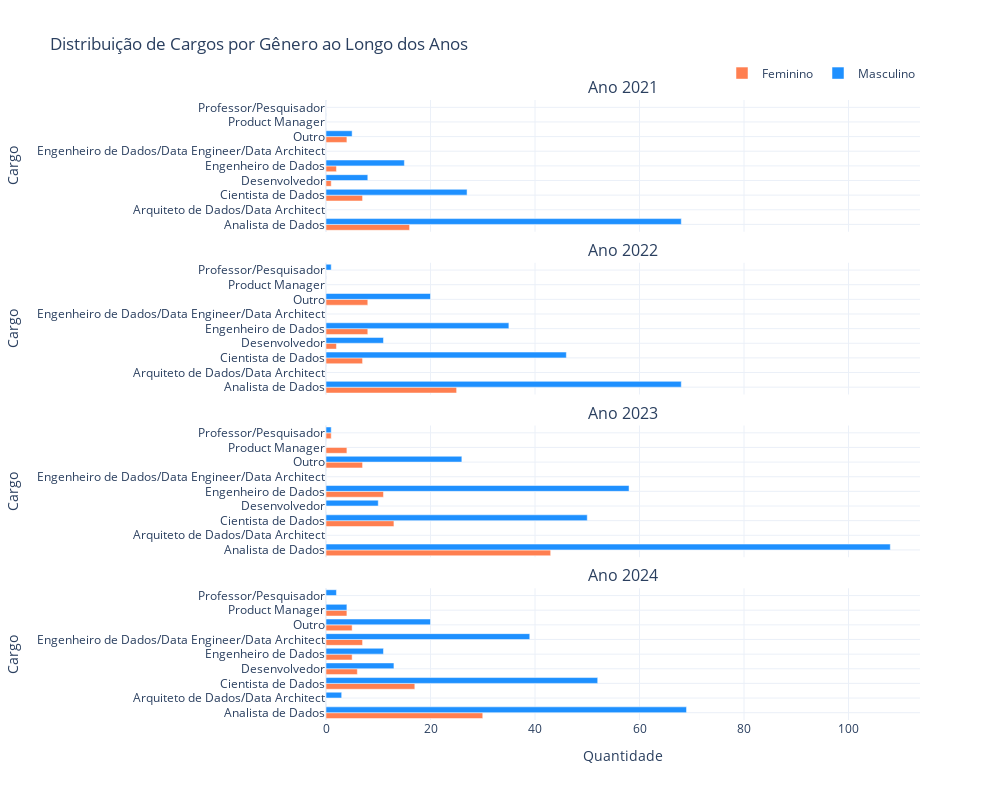

The cell this chart's notebook holds for it:
### Code cell
# Distribuição cargo x genero

df = df_rj[df_rj['cargo'] != "Não classificado"].copy()

df_contagem = df.groupby(['cargo', 'ano_pesquisa', 'genero']).size().reset_index(name='contagem')


cores = {"Masculino": "#1E90FF",  "Feminino": "#FF7F50" }

cargos_unicos = sorted(df_contagem['cargo'].unique())
anos = sorted(df_contagem['ano_pesquisa'].unique())
generos = ["Feminino", "Masculino"]


fig = make_subplots(
    rows=len(anos), 
    cols=1,
    subplot_titles=[f"Ano {ano}" for ano in anos], 
    shared_xaxes=True,
    vertical_spacing=0.05
)


for i, ano in enumerate(anos):
    row = i + 1  
    
    for genero in generos:
        
        df_filtrado = df_contagem[(df_contagem['ano_pesquisa'] == ano) & 
                                  (df_contagem['genero'] == genero)]
        
        
        y_cargos = []
        x_contagens = []
        
        for cargo in cargos_unicos:
            df_cargo = df_filtrado[df_filtrado['cargo'] == cargo]
            if not df_cargo.empty:
                x_contagens.append(df_cargo['contagem'].values[0])
            else:
                x_contagens.append(0)  #
            y_cargos.append(cargo)
        
        
        fig.add_trace(
            go.Bar(
                y=y_cargos,                # Cargos no eixo Y
                x=x_contagens,             # Contagens no eixo X
                name=genero,               # Nome na legenda
                marker_color=cores[genero],# Cor com base no gênero
                textposition='auto',
                orientation='h',           # Barras horizontais
                showlegend=i == 0          # Mostrar na legenda apenas para o primeiro ano
            ),
            row=row, col=1
        )

fig.update_layout(
    title='Distribuição de Cargos por Gênero ao Longo dos Anos',
    height=max(800, len(anos) * 200),  # Ajuste dinâmico da altura
    width=1000,
    template='plotly_white',
    barmode='group',              # Agrupar barras por gênero
    legend=dict(
        orientation="h",          # Legenda horizontal
        yanchor="bottom",
        y=1.02,
        xanchor="right",
        x=1
    )
)


fig.update_xaxes(title_text="Quantidade", row=len(anos), col=1)


for i in range(1, len(anos) + 1):
    fig.update_yaxes(title_text="Cargo", row=i, col=1, showgrid=True)

fig.show()

### Figure 1 — Plotly figure (JSON) as saved in the notebook; plotly's stock layout.template omitted (floating-point values rounded to 4 significant figures)
{"data": [{"marker": {"color": "#FF7F50"}, "name": "Feminino", "orientation": "h", "showlegend": true, "textposition": "auto", "type": "bar", "x": [16, 0, 7, 1, 2, 0, 4, 0, 0], "xaxis": "x", "y": ["Analista de Dados", "Arquiteto de Dados/Data Architect", "Cientista de Dados", "Desenvolvedor", "Engenheiro de Dados", "Engenheiro de Dados/Data Engineer/Data Architect", "Outro", "Product Manager", "Professor/Pesquisador"], "yaxis": "y"}, {"marker": {"color": "#1E90FF"}, "name": "Masculino", "orientation": "h", "showlegend": true, "textposition": "auto", "type": "bar", "x": [68, 0, 27, 8, 15, 0, 5, 0, 0], "xaxis": "x", "y": ["Analista de Dados", "Arquiteto de Dados/Data Architect", "Cientista de Dados", "Desenvolvedor", "Engenheiro de Dados", "Engenheiro de Dados/Data Engineer/Data Architect", "Outro", "Product Manager", "Professor/Pesquisador"], "yaxis": "y"}, {"marker": {"color": "#FF7F50"}, "name": "Feminino", "orientation": "h", "showlegend": false, "textposition": "auto", "type": "bar", "x": [25, 0, 7, 2, 8, 0, 8, 0, 0], "xaxis": "x2", "y": ["Analista de Dados", "Arquiteto de Dados/Data Architect", "Cientista de Dados", "Desenvolvedor", "Engenheiro de Dados", "Engenheiro de Dados/Data Engineer/Data Architect", "Outro", "Product Manager", "Professor/Pesquisador"], "yaxis": "y2"}, {"marker": {"color": "#1E90FF"}, "name": "Masculino", "orientation": "h", "showlegend": false, "textposition": "auto", "type": "bar", "x": [68, 0, 46, 11, 35, 0, 20, 0, 1], "xaxis": "x2", "y": ["Analista de Dados", "Arquiteto de Dados/Data Architect", "Cientista de Dados", "Desenvolvedor", "Engenheiro de Dados", "Engenheiro de Dados/Data Engineer/Data Architect", "Outro", "Product Manager", "Professor/Pesquisador"], "yaxis": "y2"}, {"marker": {"color": "#FF7F50"}, "name": "Feminino", "orientation": "h", "showlegend": false, "textposition": "auto", "type": "bar", "x": [43, 0, 13, 0, 11, 0, 7, 4, 1], "xaxis": "x3", "y": ["Analista de Dados", "Arquiteto de Dados/Data Architect", "Cientista de Dados", "Desenvolvedor", "Engenheiro de Dados", "Engenheiro de Dados/Data Engineer/Data Architect", "Outro", "Product Manager", "Professor/Pesquisador"], "yaxis": "y3"}, {"marker": {"color": "#1E90FF"}, "name": "Masculino", "orientation": "h", "showlegend": false, "textposition": "auto", "type": "bar", "x": [108, 0, 50, 10, 58, 0, 26, 0, 1], "xaxis": "x3", "y": ["Analista de Dados", "Arquiteto de Dados/Data Architect", "Cientista de Dados", "Desenvolvedor", "Engenheiro de Dados", "Engenheiro de Dados/Data Engineer/Data Architect", "Outro", "Product Manager", "Professor/Pesquisador"], "yaxis": "y3"}, {"marker": {"color": "#FF7F50"}, "name": "Feminino", "orientation": "h", "showlegend": false, "textposition": "auto", "type": "bar", "x": [30, 0, 17, 6, 5, 7, 5, 4, 0], "xaxis": "x4", "y": ["Analista de Dados", "Arquiteto de Dados/Data Architect", "Cientista de Dados", "Desenvolvedor", "Engenheiro de Dados", "Engenheiro de Dados/Data Engineer/Data Architect", "Outro", "Product Manager", "Professor/Pesquisador"], "yaxis": "y4"}, {"marker": {"color": "#1E90FF"}, "name": "Masculino", "orientation": "h", "showlegend": false, "textposition": "auto", "type": "bar", "x": [69, 3, 52, 13, 11, 39, 20, 4, 2], "xaxis": "x4", "y": ["Analista de Dados", "Arquiteto de Dados/Data Architect", "Cientista de Dados", "Desenvolvedor", "Engenheiro de Dados", "Engenheiro de Dados/Data Engineer/Data Architect", "Outro", "Product Manager", "Professor/Pesquisador"], "yaxis": "y4"}], "layout": {"annotations": [{"font": {"size": 16}, "showarrow": false, "text": "Ano 2021", "x": 0.5, "xanchor": "center", "xref": "paper", "y": 1, "yanchor": "bottom", "yref": "paper"}, {"font": {"size": 16}, "showarrow": false, "text": "Ano 2022", "x": 0.5, "xanchor": "center", "xref": "paper", "y": 0.7375, "yanchor": "bottom", "yref": "paper"}, {"font": {"size": 16}, "showarrow": false, "text": "Ano 2023", "x": 0.5, "xanchor": "center", "xref": "paper", "y": 0.475, "yanchor": "bottom", "yref": "paper"}, {"font": {"size": 16}, "showarrow": false, "text": "Ano 2024", "x": 0.5, "xanchor": "center", "xref": "paper", "y": 0.2125, "yanchor": "bottom", "yref": "paper"}], "barmode": "group", "height": 800, "legend": {"orientation": "h", "x": 1, "xanchor": "right", "y": 1.02, "yanchor": "bottom"}, "title": {"text": "Distribuição de Cargos por Gênero ao Longo dos Anos"}, "width": 1000, "xaxis": {"anchor": "y", "domain": [0, 1], "matches": "x4", "showticklabels": false}, "xaxis2": {"anchor": "y2", "domain": [0, 1], "matches": "x4", "showticklabels": false}, "xaxis3": {"anchor": "y3", "domain": [0, 1], "matches": "x4", "showticklabels": false}, "xaxis4": {"anchor": "y4", "domain": [0, 1], "title": {"text": "Quantidade"}}, "yaxis": {"anchor": "x", "domain": [0.7875, 1], "showgrid": true, "title": {"text": "Cargo"}}, "yaxis2": {"anchor": "x2", "domain": [0.525, 0.7375], "showgrid": true, "title": {"text": "Cargo"}}, "yaxis3": {"anchor": "x3", "domain": [0.2625, 0.475], "showgrid": true, "title": {"text": "Cargo"}}, "yaxis4": {"anchor": "x4", "domain": [0, 0.2125], "showgrid": true, "title": {"text": "Cargo"}}}}
